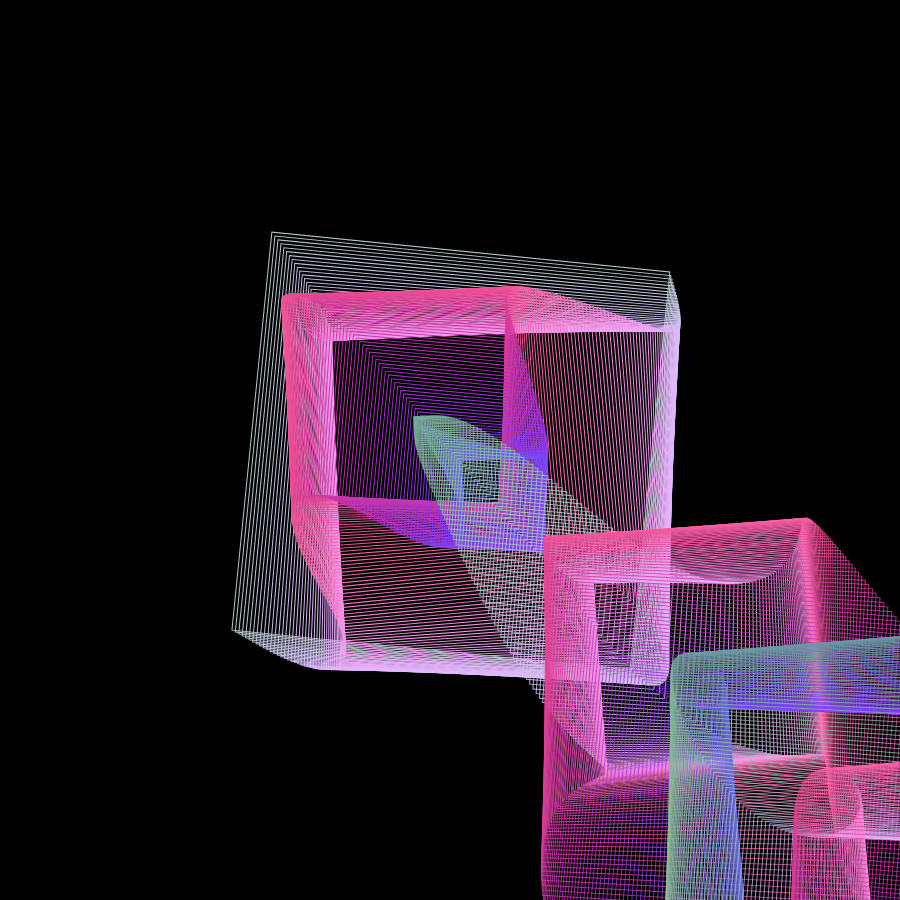
Frame 1 (no input)
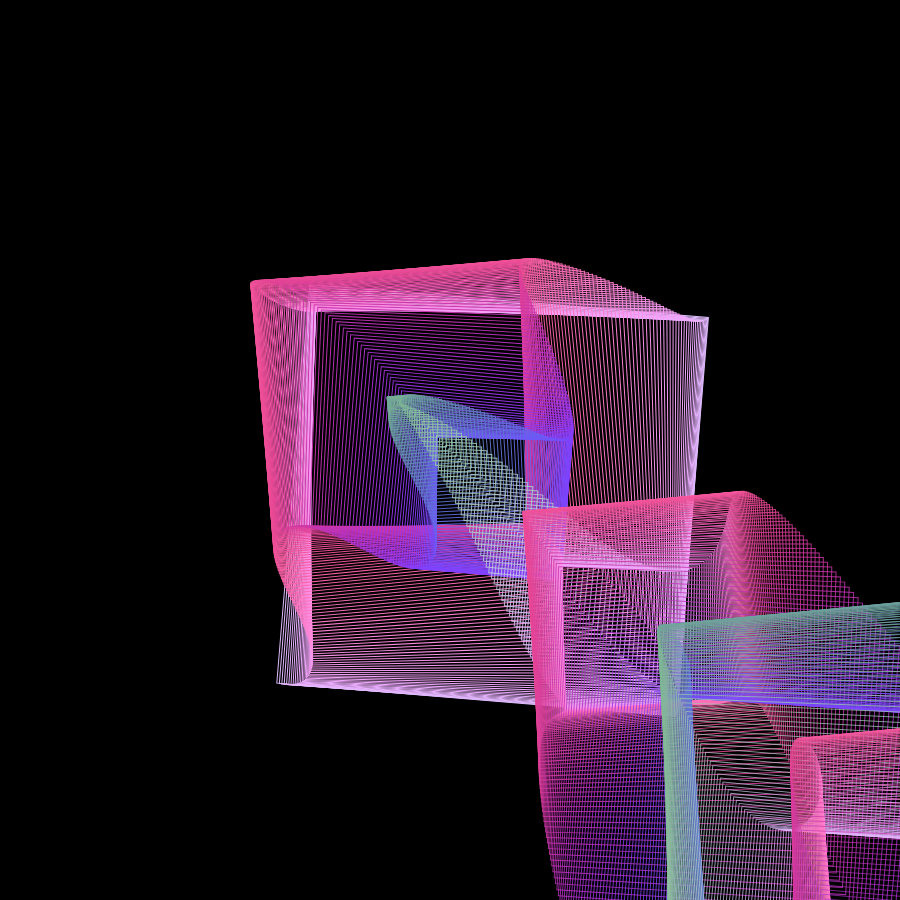
Frame 60 (no input)
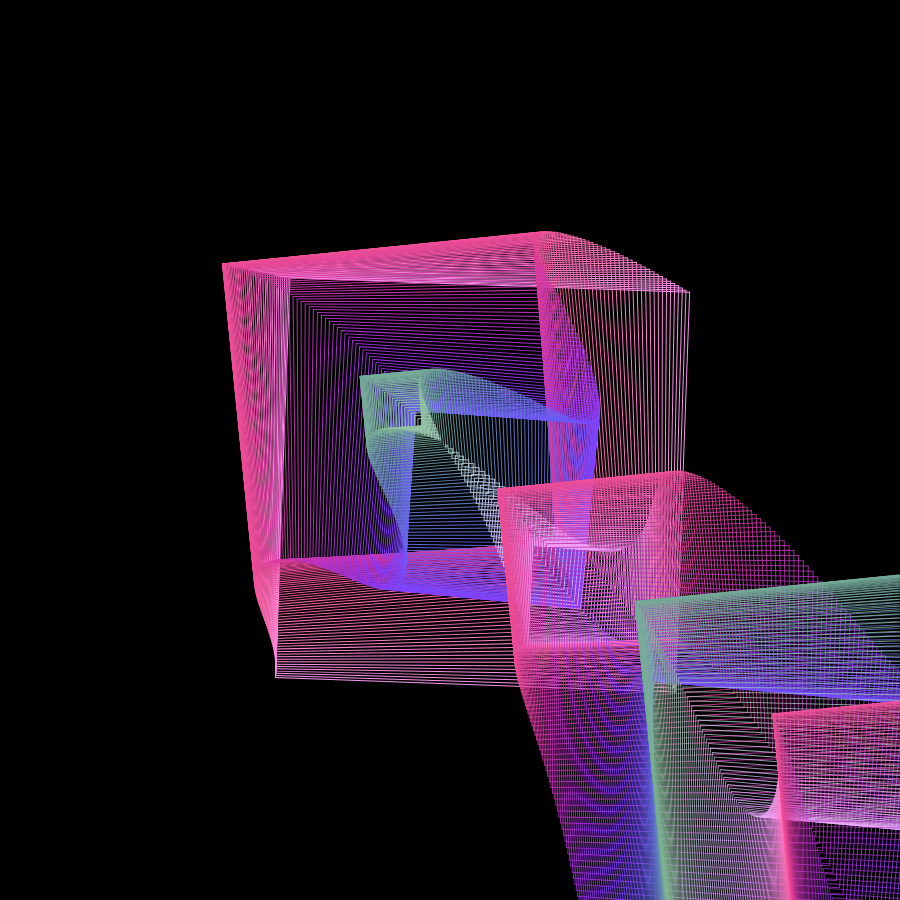
Frame 120 (the mouse pressed at the canvas centre since frame 60)

The p5.js sketch that drew these frames (run headless with seeded random() and noise() and a simulated clock; from frame 60 on, the mouse is pressed at the canvas centre):

// p5.js sketch
// ── sketch.js
function setup() {
  createCanvas(900, 900);
}

function draw() {
  background(0);
  noFill();
  translate(width / 2, height / 2);
  for (let i = 0; i < 1000; i += 0.5) {
    let size = 400 - i * 4;
    let offset = sin(frameCount * 0.02 + i * 0.1) * 50;
    let rotation = cos(frameCount * 0.01 + i * 0.1) * 0.1;

    let r = map(sin(frameCount * 0.01 + i * 0.05), -1, 1, 100, 255);
    let g = map(cos(frameCount * 0.01 + i * 0.05), -1, 1, 50, 200);
    let b = map(sin(frameCount * 0.02 + i * 0.1), -1, 1, 150, 255);

    stroke(r, g, b, map(i, 0, 1000, 255, 0));
    strokeWeight(1);

    push();
    rotate(rotation);
    rect(-size / 2 + offset, -size / 2 + offset, size, size);
    pop();
  }
}
